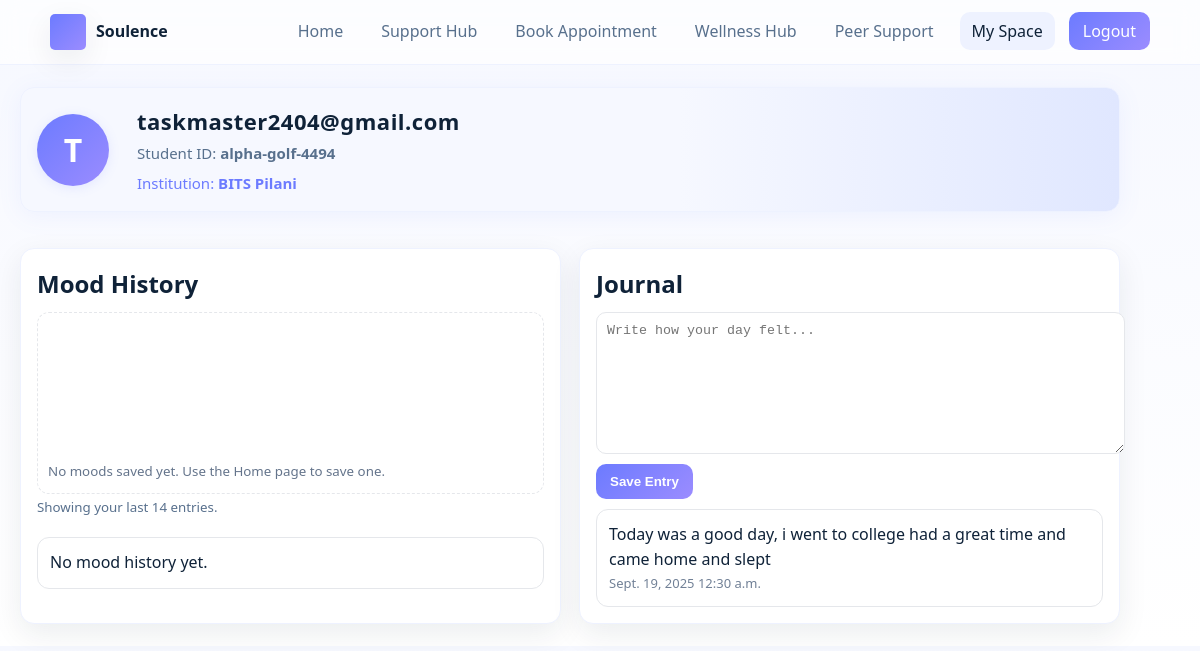
The page /myspace/ (signed in) on the database as committed earlier.
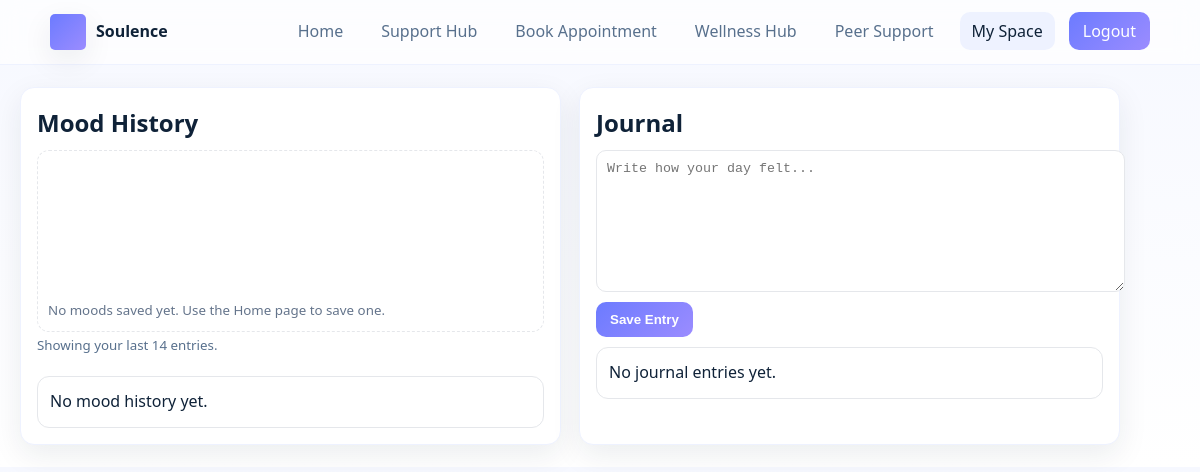
The same page on the database as committed later.
### sih_app/models.py (models this page shows, shortened)
class Student(models.Model):
	email = models.EmailField(unique=True)
	student_id = models.CharField(max_length=20, unique=True)
	password = models.CharField(max_length=128)
	name = models.CharField(max_length=100, blank=True, default='')
	institution = models.ForeignKey('Institution', on_delete=models.CASCADE, null=True, blank=True)

class Institution(models.Model):
	name = models.CharField(max_length=100, unique=True)

class JournalEntry(models.Model):
	student = models.ForeignKey(Student, on_delete=models.CASCADE)
	entry_text = models.TextField()
	date = models.DateField(auto_now_add=True)
	time = models.TimeField(auto_now_add=True)
	created_at = models.DateTimeField(auto_now_add=True)

### sih_app/views.py (the view)
# urls.py: path('myspace/', views.myspace, name='myspace'),
def myspace(request):
	if not request.session.get('user_type'):
		return redirect('login')
	student_email = request.session.get('user_email')
	student = None
	entries = []
	if student_email:
		try:
			student = Student.objects.get(email=student_email)
			entries = JournalEntry.objects.filter(student=student).order_by('-date', '-time')
		except Student.DoesNotExist:
			pass
	if request.method == 'POST':
		entry_text = request.POST.get('entry_text')
		if entry_text and student:
			JournalEntry.objects.create(student=student, entry_text=entry_text)
			entries = JournalEntry.objects.filter(student=student).order_by('-date', '-time')
	return render(request, 'myspace.html', {'entries': entries, 'student': student})

### sih_app/templates/myspace.html (shortened to what this page needs)
<!DOCTYPE html>
<html lang="en">
<head>
</head>
<body>
  <header>
    <div class="container nav">
  <div class="brand"><div class="logo"></div><span>Soulence</span></div>
      <nav aria-label="Primary">
        <ul>
          <li><a href="/">Home</a></li>
          <li><a href="/support/">Support Hub</a></li>
          <li><a href="/book-slot/">Book Appointment</a></li>
          <li><a href="/wellness/">Wellness Hub</a></li>
          <li><a href="/peer/">Peer Support</a></li>
          <li><a class="active" href="/myspace/">My Space</a></li>
  <li><a href="/logout/" style="color:#fff;background:linear-gradient(135deg,#6c7bff,#9b8cff);padding:8px 14px;">Logout</a></li>
        </ul>
      </nav>
    </div>
  </header>
  <main class="container grid">
    {% if student %}
    <section class="card" style="grid-column:1/-1;display:flex;align-items:center;gap:28px;margin-bottom:18px;background:linear-gradient(90deg,#f6f8ff 60%,#e0e7ff 100%);box-shadow:0 4px 24px rgba(108,123,255,0.08);">
      <div style="width:72px;height:72px;border-radius:50%;background:linear-gradient(135deg,#6c7bff,#9b8cff);display:flex;align-items:center;justify-content:center;font-size:32px;color:#fff;font-weight:700;box-shadow:0 2px 12px #6c7bff22;">
        {{ student.email|slice:":1"|upper }}
      </div>
      <div style="flex:1;">
        <div style="font-size:22px;font-weight:700;letter-spacing:.5px;">{{ student.email }}</div>
        <div style="color:var(--muted);font-size:15px;margin:2px 0 6px 0;">Student ID: <b>{{ student.student_id }}</b></div>
        {% if student.institution %}<div style="color:#6c7bff;font-size:15px;">Institution: <b>{{ student.institution.name }}</b></div>{% endif %}
      </div>
    </section>
    {% endif %}
    <section class="card">
      <h2 style="margin:0 0 8px">Mood History</h2>
      <div id="chart" class="chart" aria-label="Mood chart"></div>
  <small style="color:var(--muted)">Showing your last 14 entries.</small>
  <div id="moodHistoryList" style="margin-top:18px;display:grid;gap:10px"></div>
    </section>
    <section class="card">
      <h2 style="margin:0 0 8px">Journal</h2>
      <form method="POST" class="journal">
        <textarea name="entry_text" placeholder="Write how your day felt..."></textarea>
        <button class="btn" type="submit">Save Entry</button>
      </form>
      <div id="entries" style="margin-top:10px;display:grid;gap:10px">
        {% for entry in entries %}
          <div class="entry">
            <div>{{ entry.entry_text }}</div>
            <div class="meta">{{ entry.date }} {{ entry.time }}</div>
          </div>
        {% empty %}
          <div class="entry"><div>No journal entries yet.</div></div>
        {% endfor %}
      </div>
    </section>
  </main>
</body>
</html>

### sih_app/templates/myspace.html (style rules this page uses)
:root { --bg:#f6f8ff;--card:#fff;--ink:#0f2238;--muted:#58708d;--primary:#6c7bff;--p2:#9b8cff;--shadow:0 10px 30px rgba(15,34,56,.08);--radius:14px }
html,body { margin:0;color:var(--ink);font:16px/1.6 system-ui, -apple-system, Segoe UI, Roboto, Inter, Helvetica, Arial }
body { background:linear-gradient(180deg,#f6f8ff,#fff) }
a { color:inherit;text-decoration:none }
.container { max-width:1100px;margin:0 auto;padding:0 20px }
header { position:sticky;top:0;z-index:10;background:rgba(255,255,255,.7);backdrop-filter: blur(10px);border-bottom:1px solid #eef2ff }
.nav { display:flex;align-items:center;justify-content:space-between;padding:14px 0 }
.brand { display:flex;align-items:center;gap:10px;font-weight:800 }
.logo { width:36px;height:36px;border-radius:5px;background:url('https://i.ibb.co/cc08mZ9Q/Soulence-logo.jpg') center/cover no-repeat,linear-gradient(135deg,var(--primary),var(--p2));box-shadow:var(--shadow) }
nav ul { display:flex;gap:14px;list-style:none;margin:0;padding:0 }
nav a { padding:8px 12px;border-radius:10px;color:var(--muted) }
nav a:hover, nav a.active { background:#eef2ff;color:var(--ink) }
.grid { display:grid;grid-template-columns:1fr 1fr;gap:18px;margin:22px 0 }
.card { background:var(--card);border:1px solid #eef2ff;border-radius:var(--radius);box-shadow:var(--shadow);padding:16px }
.chart { display:flex;align-items:flex-end;gap:10px;height:160px;padding:10px;border:1px dashed #e5e7eb;border-radius:12px;background:#fff }
form.journal { display:grid;gap:10px }
textarea { width:100%;min-height:120px;padding:10px;border-radius:10px;border:1px solid #e5e7eb }
.btn { justify-self:start;background:linear-gradient(135deg,var(--primary),var(--p2));color:#fff;border:none;border-radius:10px;padding:10px 14px;font-weight:700;cursor:pointer }
.entry { padding:12px;border:1px solid #e5e7eb;border-radius:12px;background:#fff }

Rows that differ between the two databases and show on the page:
removed Student: email "T", email "taskmaster2404@gmail.com", student_id "alpha-golf-4494", institution.name "BITS Pilani"
removed JournalEntry: entry_text "Today was a good day, i went to college had a great time and came home and slept", date "Sept. 19, 2025", time "12:30 a.m."
Other text that changed with them:
text no longer shown: "Student ID: Institution:"
text now shown: "No journal entries yet."
